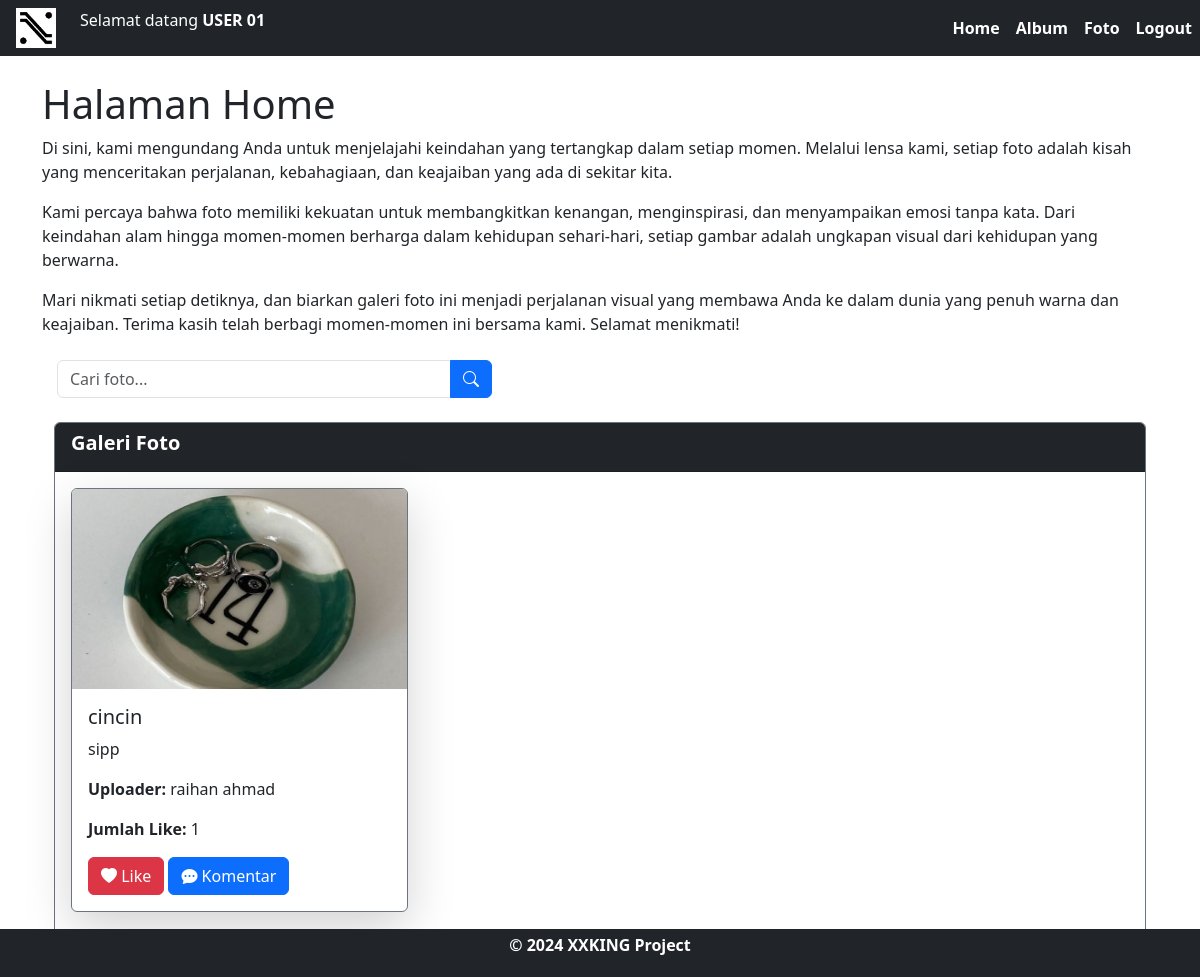
Page /index.php?keyword=cincin (signed in) on the committed database.
### tables this page shows
CREATE TABLE `foto` (
  `fotoid` int(11) NOT NULL,
  `judulfoto` varchar(255) NOT NULL,
  `deskripsifoto` text NOT NULL,
  `tanggalunggah` date NOT NULL,
  `lokasifile` varchar(255) NOT NULL,
  `albumid` int(11) NOT NULL,
  `userid` int(11) NOT NULL
);

CREATE TABLE `user` (
  `userid` int(11) NOT NULL,
  `username` varchar(255) NOT NULL,
  `password` varchar(255) NOT NULL,
  `email` varchar(255) NOT NULL,
  `namalengkap` varchar(255) NOT NULL,
  `alamat` text NOT NULL
);

### index.php (the view, shortened to what this page needs)
<!DOCTYPE html>
<html lang="en">
<head>
    <link rel="stylesheet" href="https://maxcdn.bootstrapcdn.com/bootstrap/4.0.0/css/bootstrap.min.css">
    <link href="https://cdn.jsdelivr.net/npm/bootstrap@5.3.2/dist/css/bootstrap.min.css" rel="stylesheet">
    <link rel="stylesheet" href="https://cdn.jsdelivr.net/npm/bootstrap-icons@1.11.3/font/bootstrap-icons.min.css">
    <link rel="stylesheet" href="package/dist/sweetalert2.min.css">
</head>
<body>
    <nav class="navbar navbar-expand-lg navbar-dark bg-dark text-center py-2">
        <img src="XXKING.png" alt="Logo" width="40" height="40" class="d-inline-block align-text-top ml-3">
        <?php
        if (!isset($_SESSION['userid'])) {
        ?>
            <button class="navbar-toggler" type="button" data-toggle="collapse" data-target="#navbarNav" aria-controls="navbarNav" aria-expanded="false" aria-label="Toggle navigation">
                <span class="navbar-toggler-icon"></span>
            </button>
            <div class="collapse navbar-collapse" id="navbarNav">
                <ul class="navbar-nav ms-auto">
                    <li class="nav-item"><a class="nav-link text-white" href="register.php"><b>Register</b></a></li>
                    <li class="nav-item"><a class="nav-link text-white" href="login.php"><b>Login</b></a></li>
                </ul>
            </div>
        <?php
        } else {
        ?>
            <p class="text-white ms-4">Selamat datang <b><?= strtoupper($_SESSION['namalengkap']) ?></b></p>
            <div class="collapse navbar-collapse" id="navbarNav">
                <ul class="navbar-nav ms-auto">
                    <li class="nav-item"><a class="nav-link text-white" href="index.php"><b>Home</b></a></li>
                    <li class="nav-item"><a class="nav-link text-white" href="album.php"><b>Album</b></a></li>
                    <li class="nav-item"><a class="nav-link text-white" href="foto.php"><b>Foto</b></a></li>
                    <li class="nav-item"><a class="nav-link text-white" href="logout.php"><b>Logout</b></a></li>
                </ul>
            </div>
        <?php
        }
        ?>
    </nav>
    <section class="container mt-4">
        <h1>Halaman Home</h1>
        <p>Di sini, kami mengundang Anda untuk menjelajahi keindahan yang tertangkap dalam setiap momen. Melalui lensa kami, setiap foto adalah kisah yang menceritakan perjalanan, kebahagiaan, dan keajaiban yang ada di sekitar kita.</p>
        <p>Kami percaya bahwa foto memiliki kekuatan untuk membangkitkan kenangan, menginspirasi, dan menyampaikan emosi tanpa kata. Dari keindahan alam hingga momen-momen berharga dalam kehidupan sehari-hari, setiap gambar adalah ungkapan visual dari kehidupan yang berwarna.</p>
        <p>Mari nikmati setiap detiknya, dan biarkan galeri foto ini menjadi perjalanan visual yang membawa Anda ke dalam dunia yang penuh warna dan keajaiban. Terima kasih telah berbagi momen-momen ini bersama kami. Selamat menikmati!</p>
            <form action="" method="GET" class="mt-4 col-lg-5">
                <div class="input-group">
                    <input type="text" class="form-control" placeholder="Cari foto..." name="keyword">
                    <button type="submit" class="btn btn-primary"><i class="bi bi-search"></i> </button>
                </div>
            </form>
            <section class="container mt-4">
            <div class="card border-secondary mt-3">
                <div class="card-header bg-dark text-white">
                    <h5><b>Galeri Foto</b></h5>
                </div>
                <div class="card-body">
                    <div class="row">
                        <?php
                        include "koneksi.php";
                        if (isset($_GET['keyword'])) {
                            $keyword = $_GET['keyword'];
                            $sql = mysqli_query($conn, "SELECT * FROM foto,user WHERE foto.userid=user.userid AND (judulfoto LIKE '%$keyword%' OR deskripsifoto LIKE '%$keyword%')");
                        } else {
                            $sql = mysqli_query($conn, "SELECT * FROM foto,user WHERE foto.userid=user.userid");
                        }
                        while ($data = mysqli_fetch_array($sql)) {
                        ?>
                            <div class="col-md-4 mb-4">
                                <div class="card shadow-lg border-secondary">
                                    <a href="gambar/<?= $data['lokasifile'] ?>" target="_blank">
                                        <img src="gambar/<?= $data['lokasifile'] ?>" alt="<?= $data['judulfoto'] ?>" class="card-img-top" style="object-fit: cover; width: 100%; height: 200px;">
                                    </a>
                                    <div class="card-body">
                                        <h5 class="card-title"><?= $data['judulfoto'] ?></h5>
                                        <p class="card-text"><?= $data['deskripsifoto'] ?></p>
                                        <p class="card-text"><strong>Uploader: </strong><?= $data['namalengkap'] ?></p>
                                        <p class="card-text"><strong>Jumlah Like: </strong>
                                            <?php
                                            $fotoid = $data['fotoid'];
                                            $sql2 = mysqli_query($conn, "SELECT * FROM likefoto WHERE fotoid='$fotoid'");
                                            echo mysqli_num_rows($sql2);
                                            ?>
                                        </p>
                                        <a href="like.php?fotoid=<?= $data['fotoid'] ?>" class="btn btn-danger"><i class="bi bi-heart-fill"></i> Like</a>
                                        <a href="komentar.php?fotoid=<?= $data['fotoid'] ?>" class="btn btn-primary"><i class="bi bi-chat-dots-fill"></i> Komentar</a>
                                    </div>
                                </div>
                            </div>
                        <?php
                        }
                        ?>
                    </div>
                </div>
            </div>
        </section>
    </section>
    <br>
    <footer class="bg-dark text-white fixed-bottom text-center py-1">
        <div class="container">
            <b>
                <p>&copy; 2024 XXKING Project</p>
            </b>
        </div>
    </footer>
</body>
</html>

### index.php (style rules this page uses)
.navbar { margin-bottom: 20px; }

### rows in the picture
foto: lokasifile (picture), judulfoto "cincin", deskripsifoto "sipp", userid.namalengkap "raihan ahmad", mysqli_num_rows($sql2) "1"

### other values in the picture
$_SESSION['namalengkap'] "USER 01"
